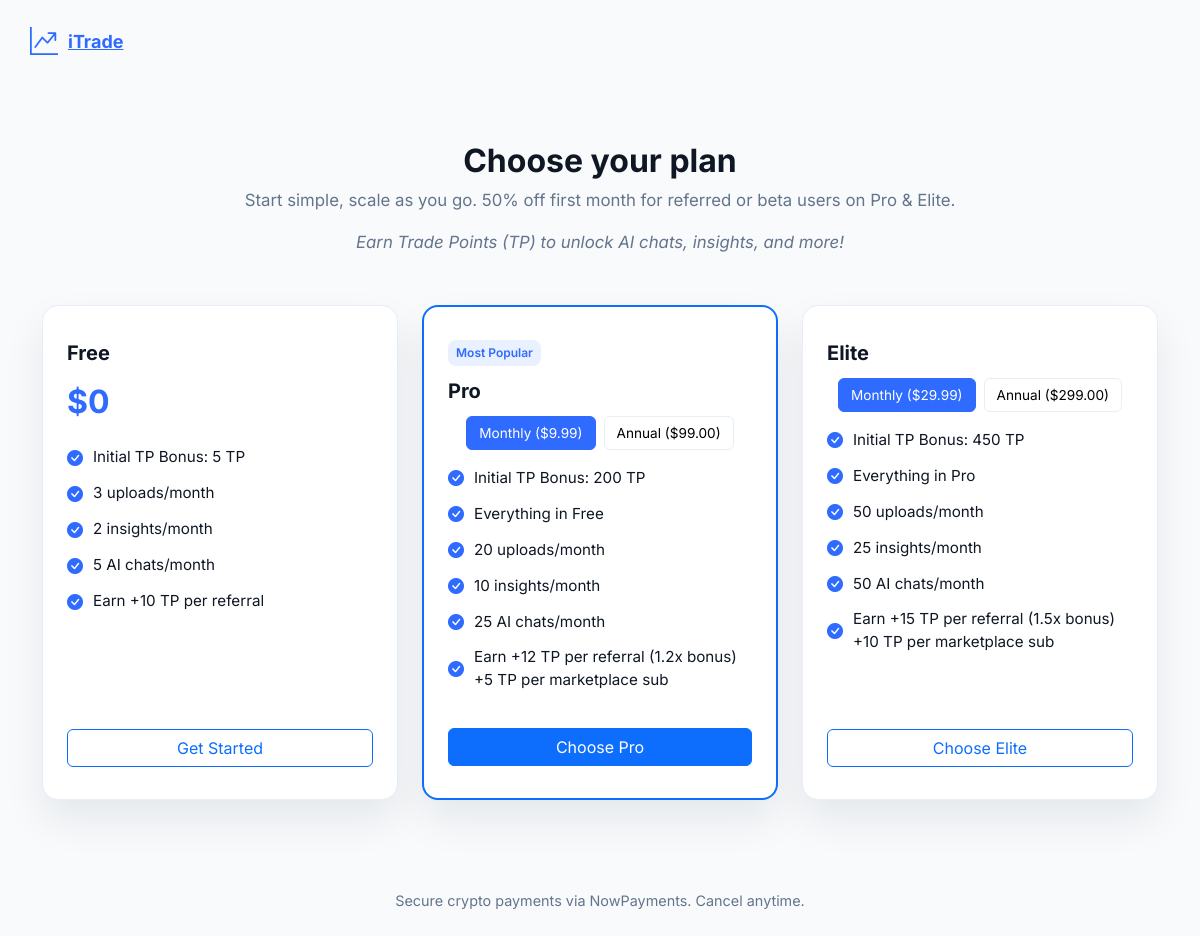
The app's page /plans (signed in) with its own data.
### models/models.py (models this page shows)
class Discount(Base):
    __tablename__ = "discounts"
    id = Column(Integer, primary_key=True, index=True)
    enabled = Column(Boolean, default=False)
    percentage = Column(Float, default=0.0)
    expiry = Column(Date, nullable=True)  # Discount expiration date

class Pricing(Base):
    __tablename__ = "pricing"
    id = Column(Integer, primary_key=True, index=True)
    plan = Column(String, index=True)  # e.g., starter, premium, marketplace
    interval = Column(String, index=True)  # e.g., monthly, yearly
    amount = Column(Float)  # Price in USD

### main.py (the view)
@app.get("/plans", response_class=HTMLResponse)
async def plans_page(
    request: Request,
    current_user: Optional[models.User] = Depends(get_current_user_optional),
    db: AsyncSession = Depends(get_session)
):
    if not current_user:
        return RedirectResponse(url="/", status_code=status.HTTP_303_SEE_OTHER)
    initials = (
        "".join([n[0].upper() for n in current_user.full_name.split()[:2]]) if current_user.full_name
        else "U"
    )
    pricing = {'pro_monthly': 9.99, 'pro_yearly': 99.00, 'elite_monthly': 19.99, 'elite_yearly': 199.00}
    result = await db.execute(select(models.Pricing).where(
        models.Pricing.plan.in_(['pro', 'elite']),
        models.Pricing.interval.in_(['monthly', 'yearly'])
    ))
    for p in result.scalars():
        pricing[f"{p.plan}_{p.interval}"] = p.amount
    discount = {'enabled': False, 'percentage': 0.0, 'expiry': None}
    result = await db.execute(select(models.Discount).where(models.Discount.id == 1))
    db_discount = result.scalar_one_or_none()
    if db_discount:
        discount.update({'enabled': db_discount.enabled, 'percentage': db_discount.percentage, 'expiry': db_discount.expiry})
    effective_discount = db_discount.percentage if db_discount and db_discount.enabled and (not db_discount.expiry or db_discount.expiry > date.today()) else 0.0
    nested_pricing = {
        'pro': {'monthly': pricing['pro_monthly'], 'yearly': pricing['pro_yearly']},
        'elite': {'monthly': pricing['elite_monthly'], 'yearly': pricing['elite_yearly']}
    }
    result_sub = await db.execute(
        select(models.Subscription).where(
            models.Subscription.user_id == current_user.id,
            models.Subscription.status == 'active'
        ).order_by(desc(models.Subscription.start_date))
    )
    current_sub = result_sub.scalars().first()
    return templates.TemplateResponse("plans.html", {
        "request": request, "current_user": current_user, "initials": initials,
        "pricing": pricing, "nested_pricing": nested_pricing,
        "discount": discount, "effective_discount": effective_discount,
        "current_subscription": current_sub, "now": datetime.utcnow()
    })

### templates/plans.html (shortened to what this page needs)
<!doctype html>
<html lang="en" data-theme="light">
<head>
  <link href="https://cdn.jsdelivr.net/npm/bootstrap@5.3.2/dist/css/bootstrap.min.css" rel="stylesheet">
  <link href="https://cdn.jsdelivr.net/npm/bootstrap-icons@1.11.3/font/bootstrap-icons.css" rel="stylesheet">
</head>
<body>
  <div class="page-container">
    <nav class="navbar container">
      <a class="brand" href="/"><i class="bi bi-graph-up-arrow fs-3"></i> iTrade</a>
    </nav>
    <main class="container" id="plans-section">
      <div class="plans-header">
        <h1>Choose your plan</h1>
        <p>Start simple, scale as you go. {% if effective_discount > 0 %}{{ "%.0f"|format(effective_discount) }}% off first month for referred or beta users on Pro & Elite.{% else %}Upgrade anytime.{% endif %}</p>
        <p class="tp-explainer">Earn Trade Points (TP) to unlock AI chats, insights, and more!</p>
      </div>
      <div class="row g-4 justify-content-center">
        <div class="col-md-4">
          <div class="plan-card">
            <div>
              <div class="plan-title">Free<span class="current-plan" style="display: {% if current_user.plan == 'starter' %}inline{% else %}none{% endif %};">Current</span></div>
              <div class="plan-price">$0</div>
              <ul class="plan-features">
                <li><i class="bi bi-check-circle-fill"></i> Initial TP Bonus: 5 TP</li>
                <li><i class="bi bi-check-circle-fill"></i> 3 uploads/month</li>
                <li><i class="bi bi-check-circle-fill"></i> 2 insights/month</li>
                <li><i class="bi bi-check-circle-fill"></i> 5 AI chats/month</li>
                <li><i class="bi bi-check-circle-fill"></i> Earn +10 TP per referral</li>
              </ul>
            </div>
            <button class="btn btn-outline-primary w-100" onclick="window.location.href='/'">Get Started</button>
          </div>
        </div>
        <div class="col-md-4">
          <div class="plan-card border-primary" style="border-width:2px">
            <div>
              <div class="badge-popular">Most Popular</div>
              <div class="plan-title">Pro<span class="current-plan" style="display: {% if 'pro' in current_user.plan %}inline{% else %}none{% endif %};">Current</span></div>
              <div class="interval-toggle">
                <button class="interval-btn active" data-interval="monthly" data-plan="pro">Monthly (${{ "%.2f"|format(pricing.pro_monthly) }})</button>
                <button class="interval-btn" data-interval="yearly" data-plan="pro">Annual (${{ "%.2f"|format(pricing.pro_yearly) }})</button>
              </div>
              <ul class="plan-features">
                <li><i class="bi bi-check-circle-fill"></i> Initial TP Bonus: 200 TP</li>
                <li><i class="bi bi-check-circle-fill"></i> Everything in Free</li>
                <li><i class="bi bi-check-circle-fill"></i> 20 uploads/month</li>
                <li><i class="bi bi-check-circle-fill"></i> 10 insights/month</li>
                <li><i class="bi bi-check-circle-fill"></i> 25 AI chats/month</li>
                <li><i class="bi bi-check-circle-fill"></i> Earn +12 TP per referral (1.2x bonus) +5 TP per marketplace sub</li>
              </ul>
            </div>
            <div class="plan-cta">
              <button id="pro-btn" class="btn btn-primary w-100">Choose Pro</button>
            </div>
          </div>
        </div>
        <div class="col-md-4">
          <div class="plan-card">
            <div>
              <div class="plan-title">Elite<span class="current-plan" style="display: {% if 'elite' in current_user.plan %}inline{% else %}none{% endif %};">Current</span></div>
              <div class="interval-toggle">
                <button class="interval-btn active" data-interval="monthly" data-plan="elite">Monthly (${{ "%.2f"|format(pricing.elite_monthly) }})</button>
                <button class="interval-btn" data-interval="yearly" data-plan="elite">Annual (${{ "%.2f"|format(pricing.elite_yearly) }})</button>
              </div>
              <ul class="plan-features">
                <li><i class="bi bi-check-circle-fill"></i> Initial TP Bonus: 450 TP</li>
                <li><i class="bi bi-check-circle-fill"></i> Everything in Pro</li>
                <li><i class="bi bi-check-circle-fill"></i> 50 uploads/month</li>
                <li><i class="bi bi-check-circle-fill"></i> 25 insights/month</li>
                <li><i class="bi bi-check-circle-fill"></i> 50 AI chats/month</li>
                <li><i class="bi bi-check-circle-fill"></i> Earn +15 TP per referral (1.5x bonus) +10 TP per marketplace sub</li>
              </ul>
            </div>
            <div class="plan-cta">
              <button id="elite-btn" class="btn btn-outline-primary w-100">Choose Elite</button>
            </div>
          </div>
        </div>
      </div>
    </main>
    <footer>
      <div class="container">Secure crypto payments via NowPayments. Cancel anytime.</div>
    </footer>
  </div>
</body>
</html>

### templates/plans.html (style rules this page uses)
:root { --brand-500: #2F6BFF; --brand-600: #1F55E0; --accent-cyan: #06B6D4; --success: #22C55E; --danger: #EF4444; --gold: #FCD34D; --bg: #F8FAFC; --surface: #FFFFFF; --text: #0F1724; --muted: #64748B; --border: #E6EEF8; --radius: 16px; --shadow: 0 20px 40px rgba(15,23,42,0.08); --shadow-lg: 0 25px 50px -12px rgba(0,0,0,0.15); }
body { background: var(--bg); color: var(--text); font-family: Inter, system-ui, -apple-system, "Segoe UI", Roboto, Arial; transition: background 0.3s ease, color 0.3s ease; }
nav.navbar { background: transparent; padding: 20px 0; }
.brand { font-weight: 700; color: var(--brand-500); font-size: 1.125rem; display: flex; align-items: center; gap: 10px; }
main { padding: 60px 20px; }
.plans-header { text-align: center; margin-bottom: 50px; }
.plans-header h1 { font-size: 32px; font-weight: 700; }
.plans-header p { color: var(--muted); font-size: 1.05rem; }
.tp-explainer { color: var(--muted); font-size: 0.9rem; margin-top: 8px; font-style: italic; }
.plan-card { background: var(--surface); border: 1px solid var(--border); border-radius: var(--radius); box-shadow: var(--shadow); padding: 32px 24px; display: flex; flex-direction: column; justify-content: space-between; height: 100%; transition: transform .2s ease, box-shadow .2s ease; }
.plan-title { font-size: 1.25rem; font-weight: 700; margin-bottom: 10px; color: var(--text); }
.plan-price { font-size: 2rem; font-weight: 700; color: var(--brand-500); margin-bottom: 20px; }
.plan-features { list-style: none; padding: 0; margin: 0 0 24px 0; }
.plan-features li { display: flex; align-items: center; gap: 10px; color: var(--text); margin-bottom: 12px; font-size: .95rem; }
.plan-features li i { color: var(--brand-500); font-size: 1rem; }
.badge-popular { display: inline-block; background: rgba(47,107,255,0.1); color: var(--brand-500); font-size: .75rem; font-weight: 600; border-radius: 8px; padding: 4px 8px; margin-bottom: 10px; }
footer { padding: 30px 0; text-align: center; color: var(--muted); font-size: .9rem; }
.interval-toggle { display: flex; gap: 8px; margin-bottom: 16px; justify-content: center; }
.interval-btn { padding: 6px 12px; border: 1px solid var(--border); background: var(--surface); border-radius: 6px; font-size: 0.85rem; transition: all 0.2s ease; }
.interval-btn.active { background: var(--brand-500); color: white; border-color: var(--brand-500); }
.plan-cta { margin-top: 12px; }

### records on screen
Discount: percentage "50"
Pricing: pro_monthly "9.99"
Pricing: pro_yearly "99.00"
Pricing: elite_monthly "29.99"
Pricing: elite_yearly "299.00"
